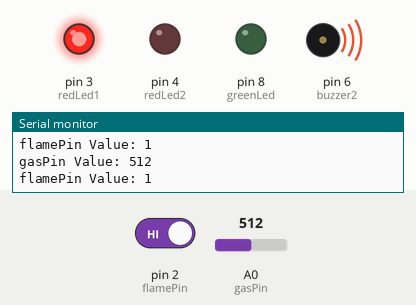
This sketch was run on a simulated Arduino Uno, built with avr-gcc and run on an emulated ATmega328P. On the bench: output pins drawn as LEDs (lit = HIGH), buzzer (waves = sounding), the last lines printed to the serial monitor. The inputs (shaded band) are chosen by the test bench; at power-on: A0 (gasPin) = 512, pin 2 (flamePin) HIGH.

Above: at 1.8 s.
1.9 s: A0 (gasPin) set to 158
4.2 s: A0 (gasPin) set to 137
At 6.8 s:
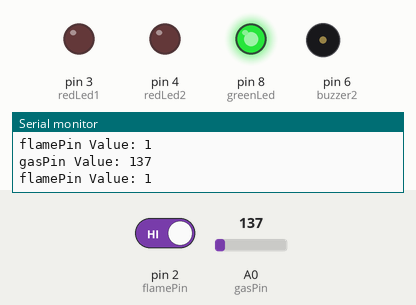
7.5 s: pin 2 (flamePin) driven LOW
At 10.2 s:
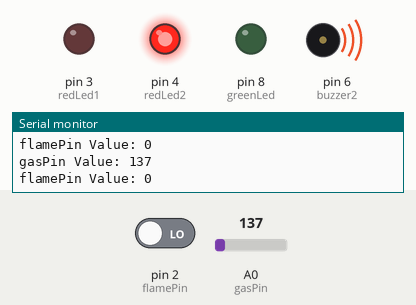
10.5 s: A0 (gasPin) set to 160
At 12.8 s:
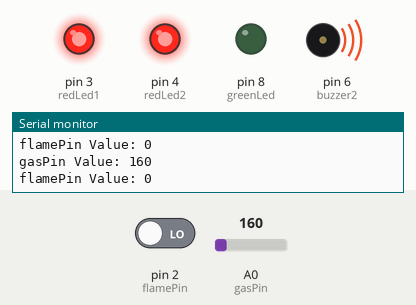
13.5 s: A0 (gasPin) set to 140
At 16.2 s:
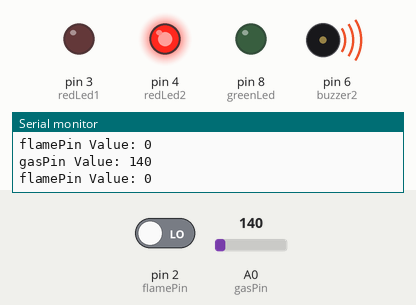
16.5 s: A0 (gasPin) set to 306
At 18.7 s:
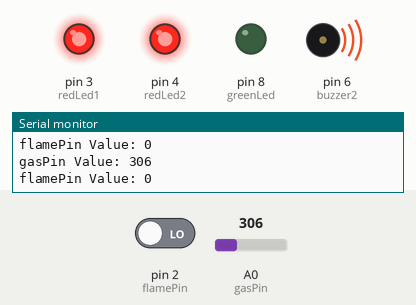
Timing chart, 0 to 20.2 s (numbered marks = the images above; inputs shaded):
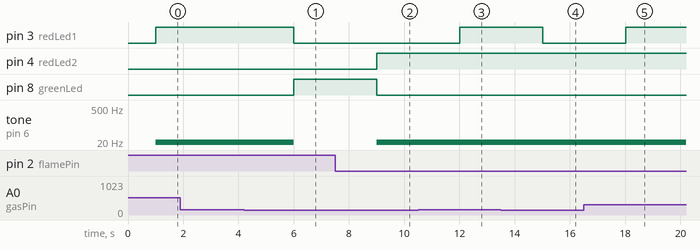

Measured:
- the behaviour switches between 151 and 150 on A0 (gasPin) (found by bisection; images 0 and 1)
- after the input at 4.2 s, pin 3 (redLed1): HIGH → LOW after 1.8 s; pin 8 (greenLed): LOW → HIGH after 1.8 s; tone on pin 6 (buzzer2): 1 Hz → silent after 1.8 s
- after the input at 7.5 s, pin 4 (redLed2): LOW → HIGH after 1.5 s; pin 8 (greenLed): HIGH → LOW after 1.5 s; tone on pin 6 (buzzer2): silent → 1 Hz after 1.5 s
- after the input at 10.5 s, pin 3 (redLed1): LOW → HIGH after 1.5 s
- after the input at 13.5 s, pin 3 (redLed1): HIGH → LOW after 1.5 s
- after the input at 16.5 s, pin 3 (redLed1): LOW → HIGH after 1.5 s

The sketch:

fire_detection.ino
```cpp
int redLed1 = 3;
int redLed2 = 4;
int greenLed = 8;
int buzzer1 = 5;
int buzzer2 = 6;
int gasPin = A0;
int flamePin = 2;
// Your threshold value
int gasSensorThres = 150;

void setup() {
  pinMode(redLed1, OUTPUT);
  pinMode(redLed2, OUTPUT);
  pinMode(greenLed, OUTPUT);
  pinMode(buzzer1, OUTPUT);
  pinMode(buzzer2, OUTPUT);
  pinMode(gasPin, INPUT);
  pinMode(flamePin, INPUT);
  Serial.begin(9600);
}

void loop() {
  int gasSensor = analogRead(gasPin);
  int flameSensor = digitalRead(flamePin);

  Serial.print("gasPin Value: ");
  Serial.println(gasSensor);
  Serial.print("flamePin Value: ");
  Serial.println(flameSensor);
  delay(1000);

  if (gasSensor > gasSensorThres  && flameSensor==LOW){
   digitalWrite(redLed1, HIGH);
    tone(buzzer1, HIGH);
    digitalWrite(redLed2, HIGH);
    tone(buzzer2, HIGH);
    digitalWrite(greenLed, LOW);
  }
   else if (gasSensor > gasSensorThres)
  {
    digitalWrite(redLed1, HIGH);
    tone(buzzer1, HIGH);
    digitalWrite(redLed2, LOW);
//    noTone(buzzer2);
    tone(buzzer2, HIGH);
    digitalWrite(greenLed, LOW);
  }
  else if (flameSensor==LOW){
    digitalWrite(redLed1, LOW);
//    noTone(buzzer1);
    tone(buzzer1, HIGH);
    digitalWrite(redLed2, HIGH);
    tone(buzzer2, HIGH);
    digitalWrite(greenLed, LOW);
    }

  else
  {
    digitalWrite(redLed1, LOW);
    digitalWrite(redLed2, LOW);
    noTone(buzzer1);
    noTone(buzzer2);
    digitalWrite(greenLed, HIGH);
  }
}
```
